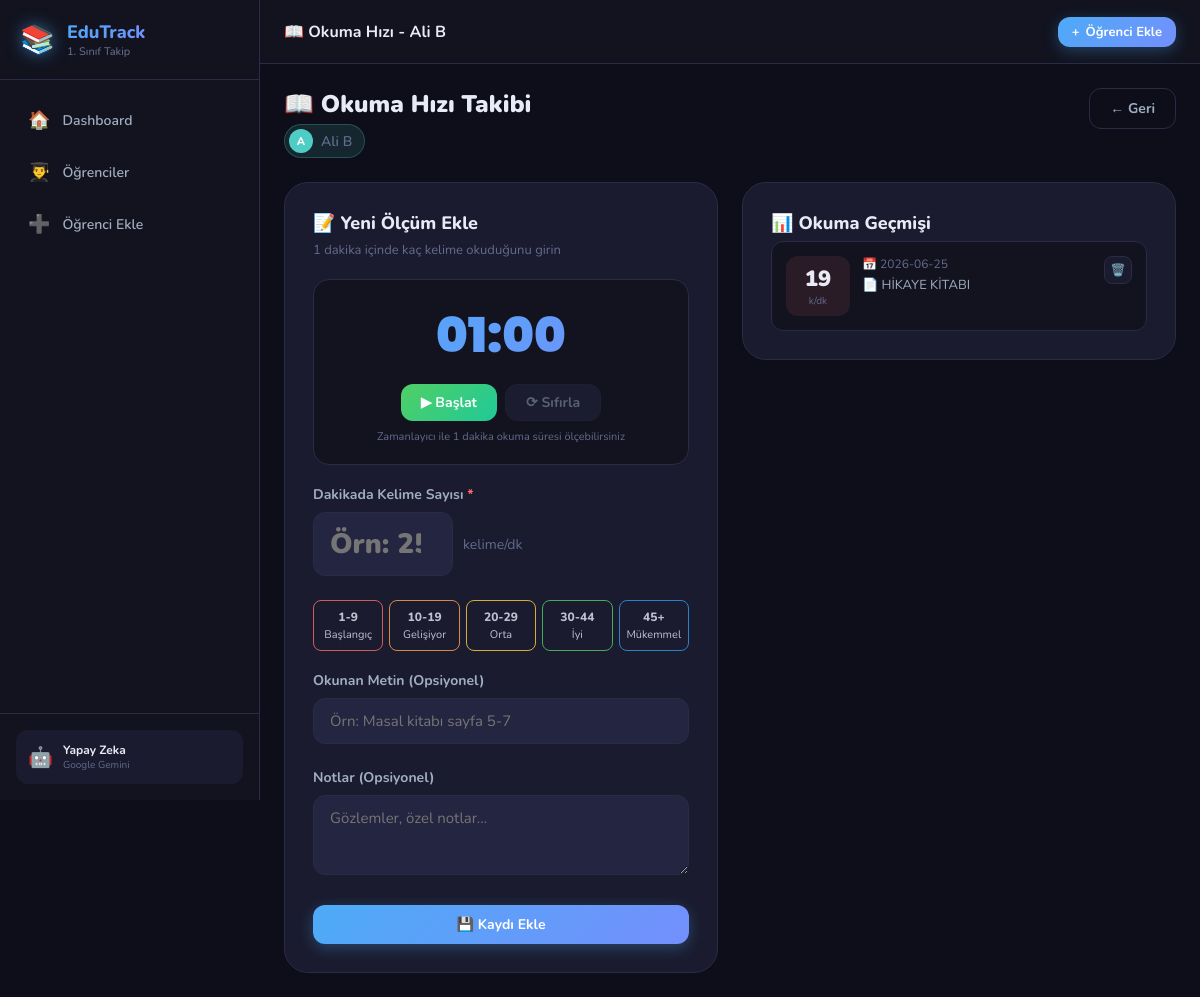
Screenshot of /ogrenci/1/okuma with the database file from the repository.
### tables this page shows
CREATE TABLE students (
            id INTEGER PRIMARY KEY AUTOINCREMENT,
            name TEXT NOT NULL,
            level TEXT DEFAULT 'baslangic',
            notes TEXT DEFAULT '',
            avatar_color TEXT DEFAULT '#4ECDC4',
            created_at DATETIME DEFAULT CURRENT_TIMESTAMP
        );

CREATE TABLE reading_records (
            id INTEGER PRIMARY KEY AUTOINCREMENT,
            student_id INTEGER NOT NULL,
            words_per_minute INTEGER NOT NULL,
            reading_text TEXT DEFAULT '',
            notes TEXT DEFAULT '',
            recorded_at DATETIME DEFAULT CURRENT_TIMESTAMP,
            FOREIGN KEY (student_id) REFERENCES students(id) ON DELETE CASCADE
        );

### app.py (the view, shortened to what this page needs)
@app.route('/ogrenci/<int:student_id>/okuma', methods=['GET', 'POST'])
def reading_speed(student_id):
    student = db.get_student(student_id)
    if not student:
        flash('Öğrenci bulunamadı!', 'error')
        return redirect(url_for('student_list'))
    records = db.get_reading_records(student_id)
    return render_template('reading_speed.html', student=student, records=records)

### database.py (called while the page is built)
def get_db():
    conn = sqlite3.connect(DB_PATH)
    conn.row_factory = sqlite3.Row
    return conn

def get_student(student_id):
    conn = get_db()
    cursor = conn.cursor()
    cursor.execute('SELECT * FROM students WHERE id = ?', (student_id,))
    row = cursor.fetchone()
    conn.close()
    if not row:
        return None
    student = dict(row)
    student['level_info'] = LEVELS.get(student['level'], LEVELS['baslangic'])
    student['stats'] = get_student_stats(student_id)
    return student

def get_reading_records(student_id):
    conn = get_db()
    cursor = conn.cursor()
    cursor.execute(
        'SELECT * FROM reading_records WHERE student_id=? ORDER BY recorded_at DESC',
        (student_id,)
    )
    records = [dict(row) for row in cursor.fetchall()]
    conn.close()
    return records

### templates/reading_speed.html (shortened to what this page needs)
{% extends "base.html" %}
{% block topbar_title %}📖 Okuma Hızı - {{ student.name }}{% endblock %}
{% block content %}
<div class="reading-page">
    <div class="page-header">
        <div>
            <h1 class="page-title">📖 Okuma Hızı Takibi</h1>
            <p class="page-subtitle">
                <span class="student-chip" style="background: {{ student.avatar_color }}20; border-color: {{ student.avatar_color }}40;">
                    <span class="chip-avatar" style="background: {{ student.avatar_color }};">{{ student.name[0].upper() }}</span>
                    {{ student.name }}
                </span>
            </p>
        </div>
        <a href="{{ url_for('student_detail', student_id=student.id) }}" class="btn btn-outline" id="back-reading">← Geri</a>
    </div>
    <div class="reading-layout">
        <div class="reading-form-card">
            <h2>📝 Yeni Ölçüm Ekle</h2>
            <p class="form-desc">1 dakika içinde kaç kelime okuduğunu girin</p>
            <div class="timer-section">
                <div class="timer-display" id="timerDisplay">01:00</div>
                <div class="timer-controls">
                    <button type="button" id="startTimer" class="btn btn-timer-start" onclick="startTimer()">▶ Başlat</button>
                    <button type="button" id="resetTimer" class="btn btn-timer-reset" onclick="resetTimer()" disabled>⟳ Sıfırla</button>
                </div>
                <div class="timer-hint">Zamanlayıcı ile 1 dakika okuma süresi ölçebilirsiniz</div>
            </div>
            <form method="POST" class="reading-form" id="readingForm">
                <div class="form-group">
                    <label for="words_per_minute" class="form-label">
                        Dakikada Kelime Sayısı <span class="required">*</span>
                    </label>
                    <div class="wpm-input-wrap">
                        <input type="number"
                               id="words_per_minute"
                               name="words_per_minute"
                               class="form-input wpm-input"
                               placeholder="Örn: 25"
                               min="1"
                               max="300"
                               required>
                        <span class="wpm-unit-label">kelime/dk</span>
                    </div>
                </div>
                <div class="wpm-guide">
                    <div class="wpm-guide-item" style="border-color: #FF6B6B;">
                        <span class="wpm-range">1-9</span>
                        <span>Başlangıç</span>
                    </div>
                    <div class="wpm-guide-item" style="border-color: #FFA94D;">
                        <span class="wpm-range">10-19</span>
                        <span>Gelişiyor</span>
                    </div>
                    <div class="wpm-guide-item" style="border-color: #FFD43B;">
                        <span class="wpm-range">20-29</span>
                        <span>Orta</span>
                    </div>
                    <div class="wpm-guide-item" style="border-color: #51CF66;">
                        <span class="wpm-range">30-44</span>
                        <span>İyi</span>
                    </div>
                    <div class="wpm-guide-item" style="border-color: #339AF0;">
                        <span class="wpm-range">45+</span>
                        <span>Mükemmel</span>
                    </div>
                </div>
                <div class="form-group">
                    <label for="reading_text" class="form-label">Okunan Metin (Opsiyonel)</label>
                    <input type="text"
                           id="reading_text"
                           name="reading_text"
                           class="form-input"
                           placeholder="Örn: Masal kitabı sayfa 5-7">
                </div>
                <div class="form-group">
                    <label for="notes" class="form-label">Notlar (Opsiyonel)</label>
                    <textarea id="notes"
                              name="notes"
                              class="form-textarea"
                              rows="2"
                              placeholder="Gözlemler, özel notlar..."></textarea>
                </div>
                <button type="submit" class="btn btn-primary btn-full" id="save-reading-btn">
                    💾 Kaydı Ekle
                </button>
            </form>
        </div>
        <div class="reading-history-card">
            <h2>📊 Okuma Geçmişi</h2>
            {% if records %}
            <div class="records-list" id="recordsList">
                {% for record in records %}
                <div class="record-card">
                    <div class="record-header">
                        <div class="record-wpm-display {% if record.words_per_minute >= 45 %}high{% elif record.words_per_minute >= 30 %}good{% elif record.words_per_minute >= 20 %}mid{% else %}low{% endif %}">
                            <span class="record-wpm-num">{{ record.words_per_minute }}</span>
                            <span class="record-wpm-lbl">k/dk</span>
                        </div>
                        <div class="record-info">
                            <div class="record-date">📅 {{ record.recorded_at[:10] if record.recorded_at else '-' }}</div>
                            {% if record.reading_text %}
                            <div class="record-text">📄 {{ record.reading_text }}</div>
                            {% endif %}
                        </div>
                        <form method="POST" action="{{ url_for('delete_reading_record', record_id=record.id) }}" onsubmit="return confirm('Bu kaydı silmek istediğinizden emin misiniz?')">
                            <button type="submit" class="btn-icon btn-delete btn-xs" title="Sil" id="del-rec-{{ record.id }}">🗑️</button>
                        </form>
                    </div>
                </div>
                {% endfor %}
            </div>
            {% else %}
            <div class="empty-mini">
                <div class="empty-icon-sm">📊</div>
                <p>Henüz okuma kaydı bulunmuyor</p>
                <p class="empty-hint">İlk ölçümü eklemek için formu doldurun</p>
            </div>
            {% endif %}
        </div>
    </div>
</div>
{% endblock %}

### rows the page displays
students: name "Ali B", name "A"
reading_records: words_per_minute "19", recorded_at "2026-06-25", reading_text "HİKAYE KİTABI"
